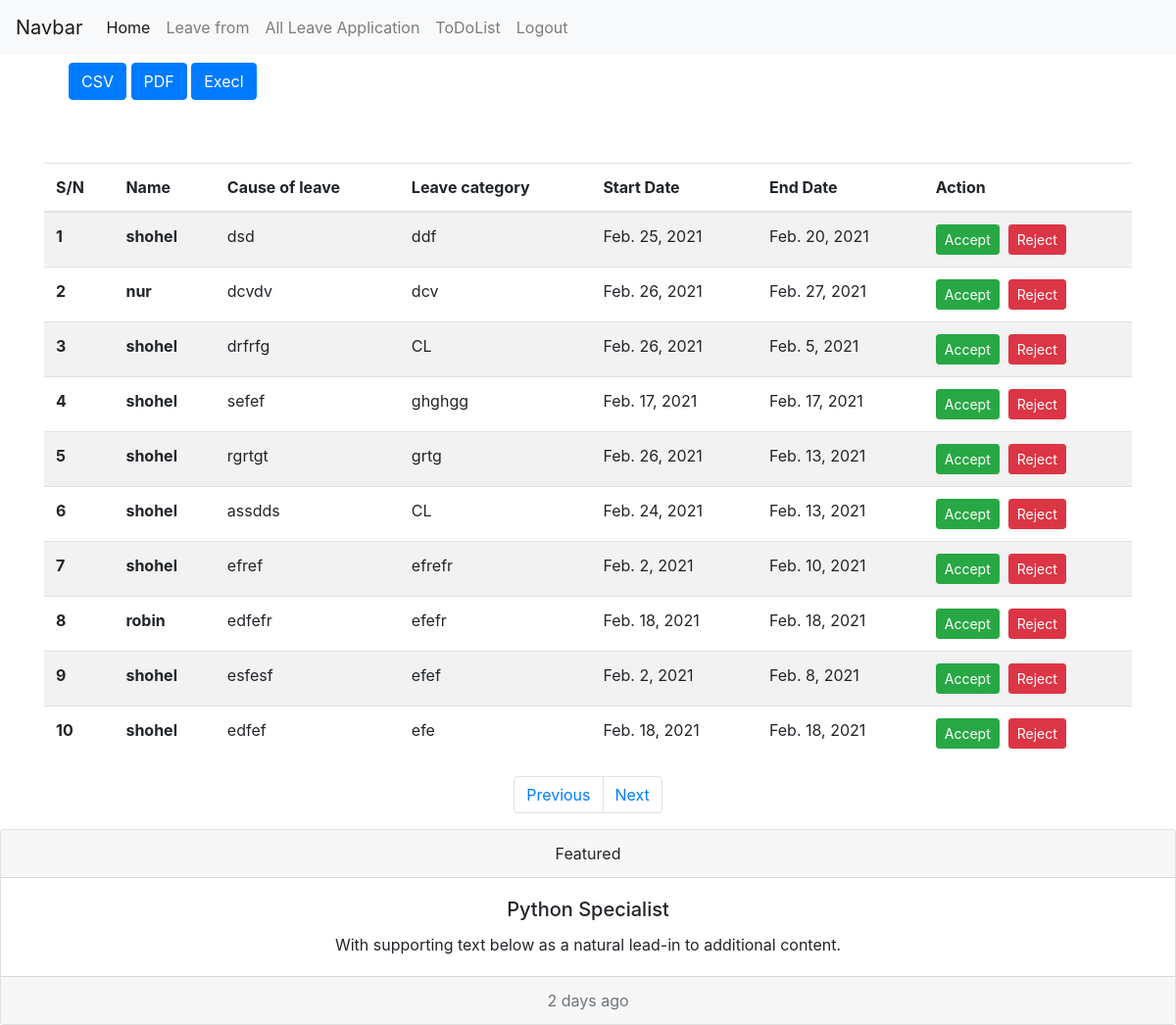
Before: /all-application with the older database file.
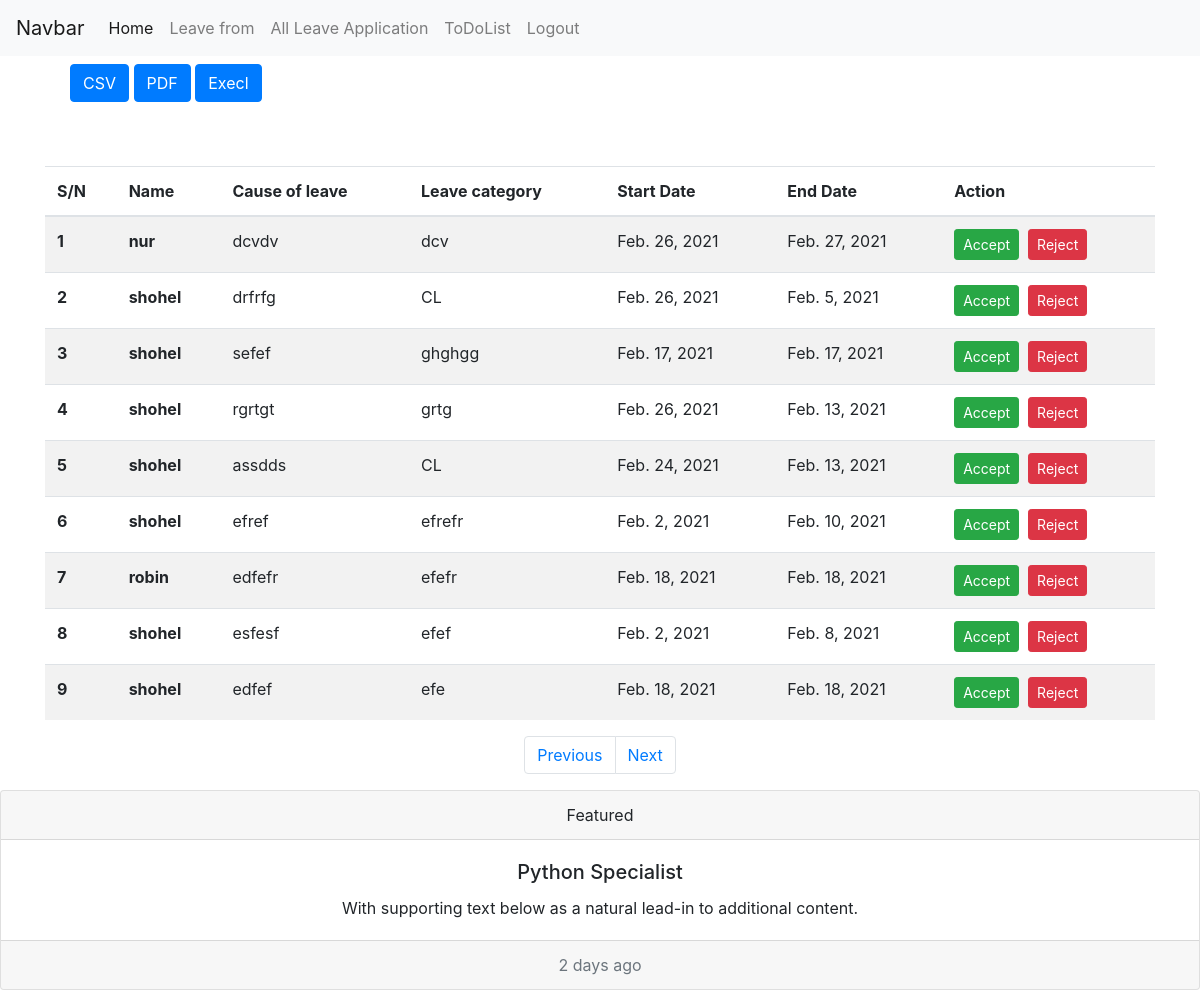
After: the same page with the newer database file.
### emsapp/models.py (models this page shows, shortened)
class LeaveApplication(models.Model):
    user=models.ForeignKey(User, on_delete=models.CASCADE)
    case_of_leave=models.TextField(blank=True, null=True)
    leave_category=models.CharField(max_length=250)
    star_date=models.DateField(blank=True, null=True)
    end_date=models.DateField(blank=True, null=True)
    date=models.DateField(auto_now_add=True)
    checked=models.BooleanField(default=False)
    approved=models.BooleanField(default=False)

### emsapp/views.py (the view)
# urls.py: path('all-application', all_application, name='all_application'),
def all_application(request):
    applications=LeaveApplication.objects.filter(checked=False)
    context={'applications':applications}
    return render(request, 'all_application.html',context)

### templates/all_application.html (shortened to what this page needs)
{% extends 'base.html' %}
{% block content %}
    <div class="container" >
      <div class="row">
        <div class="coll-8 mt-2">
          <ul>
            <a href="{% url 'export_csv_all_application'%}"><button class="btn btn-primary">CSV</button> </a>
            <a href="{% url 'export_pdf_all_application' %}"><button class="btn btn-primary">PDF</button> </a>
            <a href="{% url 'export_xls_all_application' %}"><button class="btn btn-primary">Execl</button> </a>
          </ul>
        </div>
      </div>
        <div class="row">
            <div class="col-md-12 m-auto pt-5">
                {% if applications %}
                  <table class="table table-striped">
                      <thead>
                        <tr>
                          <th scope="col">S/N</th>
                          <th scope="col">Name</th>
                          <th scope="col">Cause of leave </th>
                          <th scope="col">Leave category </th>
                          <th scope="col">Start Date</th>
                          <th scope="col">End Date</th>
                          <th scope="col">Action</th>
                        </tr>
                      </thead>
                      <tbody>
                          {% for applications in applications%}
                        <tr>
                          <th>{{ forloop.counter }}</th>
                          <th scope="row">{{ applications.user.username }}</th>
                          <td>{{ applications.case_of_leave }}</td>
                          <td>{{ applications.leave_category }}</td>
                          <td>{{ applications.star_date }}</td>
                          <td>{{ applications.end_date }}</td>
                          <td><a href="{% url 'applicatin_approval' applications.id 1 %}"><button class="btn btn-success btn-sm">Accept</button></a>&nbsp; <a href="{% url 'applicatin_approval' applications.id 0 %}"><button class="btn btn-danger btn-sm"> Reject</button></a></td>
                        </tr>
                        {% endfor %}
                      </tbody>
                  </table>
                  {% else %}
                  <div class="alert alert-primary" role="alert">
                    No Data Avaivale to Show
                  </div>
                  {%endif%}
            </div>
        </div>
        <div class="d-flex justify-content-center">
          <nav aria-label="Page navigation example" style="justify-content: right">
            <ul class="pagination">
              <li class="page-item"><a class="page-link" href="#">Previous</a></li>
              <li class="page-item"><a class="page-link" href="#">Next</a></li>
            </ul>
          </nav>
        </div>
    </div>
{% endblock content %}

Changed rows visible on the page:
removed LeaveApplication: user.username "shohel", case_of_leave "dsd", leave_category "ddf", star_date "Feb. 25, 2021", end_date "Feb. 20, 2021"
